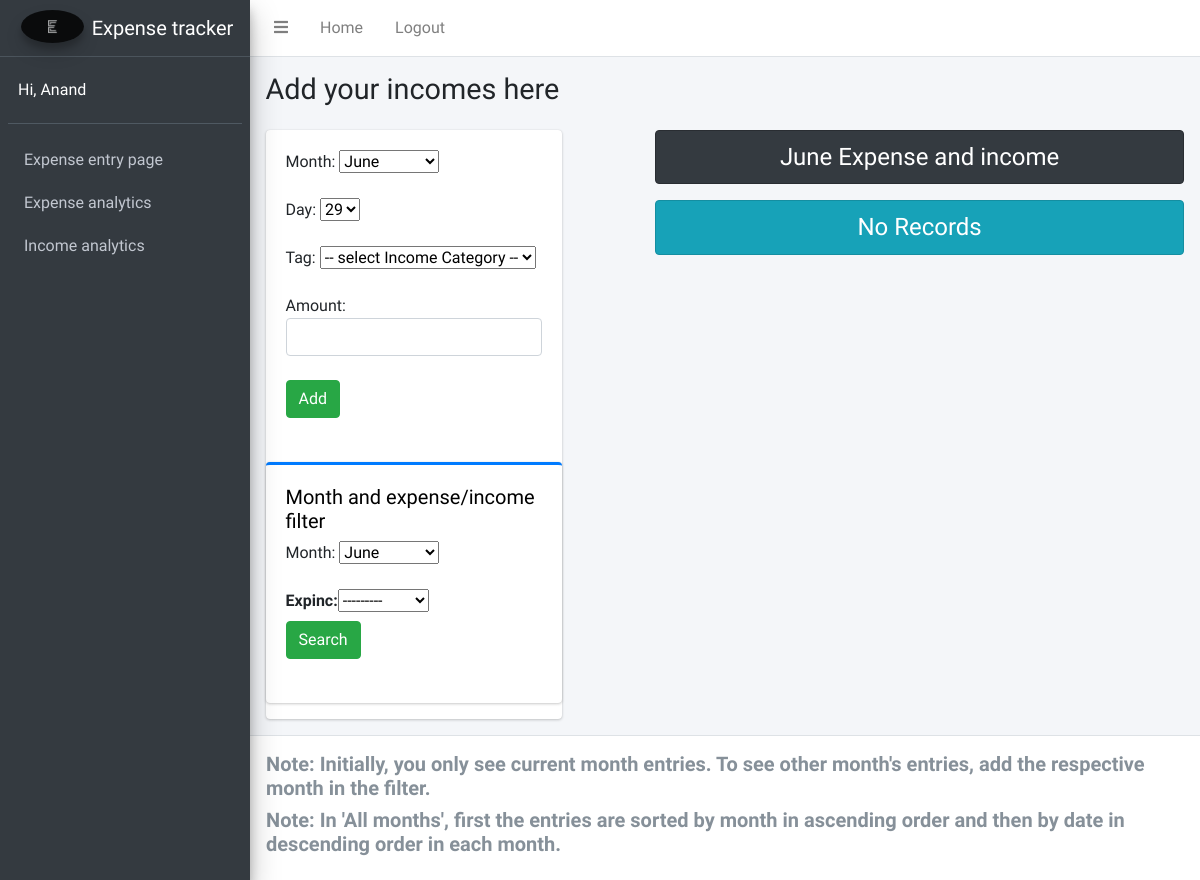
Before: /userinput/user_input1 (signed in) with the older database file.
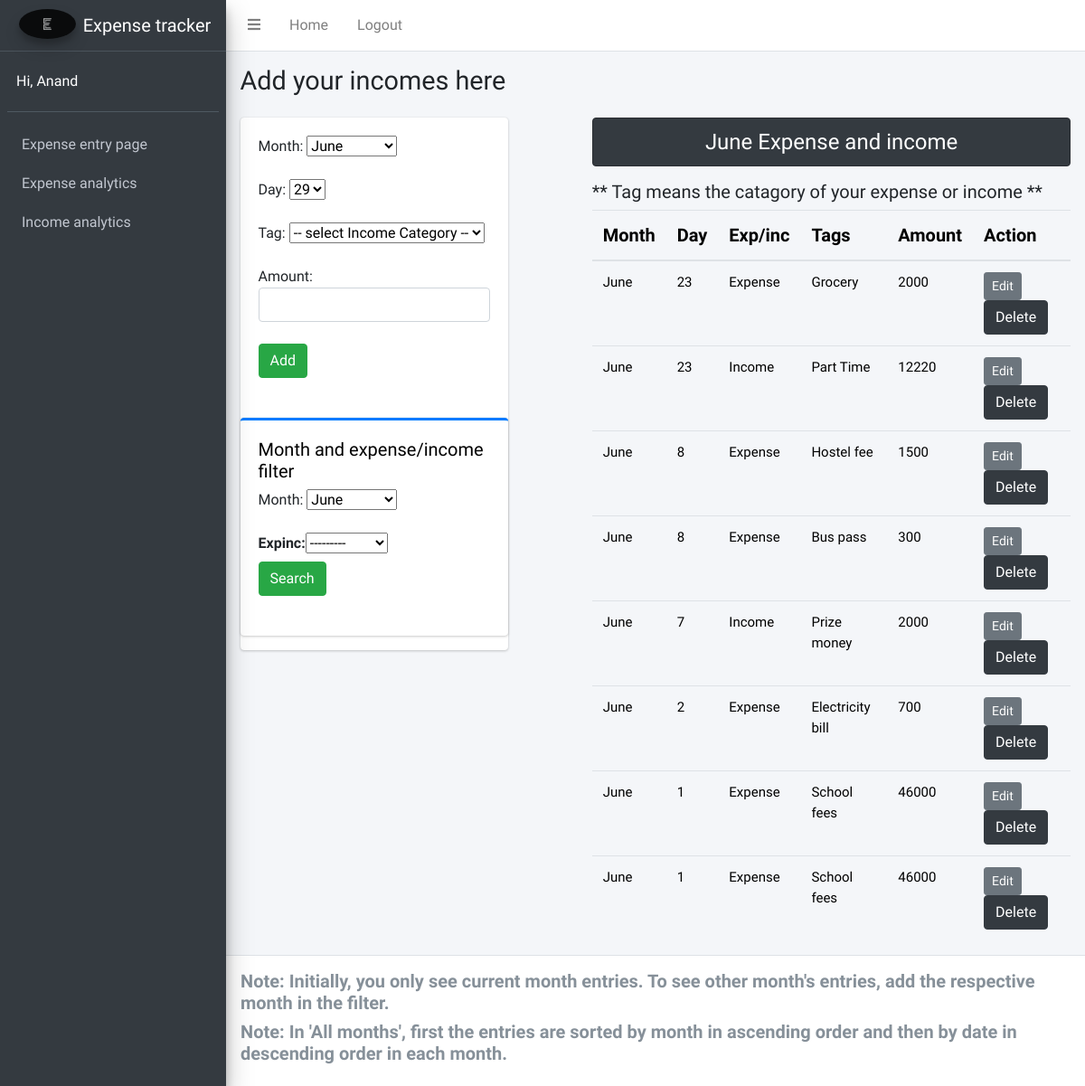
After: the same page with the newer database file.
### userinput/models.py (models this page shows)
class Uinput(models.Model):
    Month = models.CharField(max_length=70, choices = Month_choices,default='June')
    Day = models.IntegerField(choices = Day_choices, default=today.day)
    Expinc = models.CharField(max_length=70,choices = Exp_choices)
    Tag = models.CharField(max_length=70,choices = Tag_choices)
    Amount = models.IntegerField()
    user = models.ForeignKey(User, on_delete = models.CASCADE)

### userinput/views.py (the view, shortened to what this page needs)
# urls.py: path('user_input1',views.user_input1, name='user_input1'),
def user_input1(request):
    today = date.today()
    m=today.month
    d = today.day
    datetime.datetime.now()
    if m==1:
        mon = "January"
    elif m==2:
        mon = "February"
    elif m==3:
        mon = "March"
    elif m==4:
        mon = "April"
    elif m==5:
        mon = "May"
    elif m==6:
        mon = "June"
    elif m==7:
        mon = "July"
    elif m==8:
        mon = "August"
    elif m==9:
        mon = "September"
    elif m==10:
        mon = "October"
    elif m==11:
        mon = "November"
    elif m==12:
        mon = "December"
    if request.method == 'POST':
        savevalue2 = None
        if request.POST.get('tagname2'):
            savevalue2 = request.POST.get('tagname2')
        savevalue3 = None
        if request.POST.get('month'):
            savevalue3 = request.POST.get('month')
        savevalue4 = None
        if request.POST.get('day'):
            savevalue4 = request.POST.get('day')
        fm = Userentry(request.POST)
        if fm.is_valid():
            fw = fm.cleaned_data['Amount']
            if savevalue2!=None and savevalue3!=None and savevalue4!=None:
                messages.info(request, 'Added successfully')
                reg = Uinput(Month=savevalue3, Day=savevalue4,Expinc='Income',Tag=savevalue2,Amount=fw,user=request.user)
            else:
                messages.info(request, 'Please enter all values')
                return HttpResponseRedirect('user_input1')
            reg.save()
            fm = Userentry()
            if request.user.is_authenticated:
                log_user = request.user
            else:
                return HttpResponseRedirect('accounts/login')
            stud = Uinput.objects.filter(user=log_user)
            stud1 = stud.filter(Month = mon)
    else:
        fm = Userentry()
        if request.user.is_authenticated:
                log_user = request.user
        else:
            return HttpResponseRedirect('accounts/login')
        stud = Uinput.objects.filter(user=log_user)
        stud1 = stud.filter(Month = mon)
    savevalue = mon
    myFilter = OrderFilter1(request.GET, queryset=stud1)
    stud1 = myFilter.qs
    stud1 = stud1.order_by('Month','-Day')
    exps = exptable.objects.all()
    tags = tagtable_income.objects.all()
    if savevalue!='p':
        return render(request,'starter_income.html',{'form':fm,'stu':stud1,'myFilter': myFilter,'tags':tags,'f':int(m),'d':int(d),'a':savevalue+' Expense and income','save':savevalue})
    elif savevalue=='p':
        return render(request,'starter_income.html',{'form':fm,'stu':stud1,'myFilter': myFilter,'tags':tags,'f':int(m),'d':int(d),'a':mon+ ' Expense and income','save':savevalue})

### userinput/forms.py
class Userentry(forms.ModelForm):
    class Meta:
        model = Uinput
        fields = ['Amount']
        widgets = {
            'Amount': forms.NumberInput(attrs={'class':'form-control'}),
        }

### templates/starter_income.html (shortened to what the changed rows need)
<!DOCTYPE html>
{% load static %}
<html lang="en">
<head>
  <link rel="stylesheet" href="{% static 'plugins/fontawesome-free/css/all.min.css' %}">
  <link rel="stylesheet" href="{% static 'dist/css/adminlte.min.css' %}">
</head>
<body class="hold-transition sidebar-mini">
<div class="wrapper">
  <aside class="main-sidebar sidebar-dark-primary elevation-4">
    <a href="/" class="brand-link">
      <img src="{% static 'dist/img/E-logo.jpg' %}" alt="AdminLTE Logo" class="brand-image img-circle elevation-3" style="opacity: .8">
      <span class="brand-text font-weight-light">Expense tracker</span>
    </a>
  </aside>
  <div class="content-wrapper">
    <div class="content-header">
      <div class="container-fluid">
        <div class="row mb-2">
          <div class="col-sm-6">
            <h1 class="m-0">Add your incomes here</h1>
          </div>
        </div>
      </div>
    </div>
    <div class="content">
      <div class="container-fluid">
        <div class="row">
          <div class="col-lg-4">
            <div class="card">
            <div class="card card-primary card-outline">
              <div class="card-body">
                <form method="GET">
                  <br> <br>
                  {{myFilter.form}}
                  <br>
                  <input type="submit" class="btn btn-success" value="Search"> <br> <br>
                </form>
              </div>
            </div>
          </div>
        </div>
        <div class = "col-sm-7 offset-1">
          <h4 class = "text-center alert alert-dark"> {{a}}</h4>
          {% if stu %}
          <table class="table table-hover">
              <thead>
                <tr>
                <th scope="col" style="color:black;font-size:20px;">Month</th>
                <th scope="col" style="color:black;font-size:20px;">Day</th>
                <th scope="col" style="color:black;font-size:20px;">Exp/inc</th>
                <th scope="col" style="color:black;font-size:20px;">Tags</th>
                <th scope="col" style="color:black;font-size:20px;">Amount</th>
                <th scope="col" style="color:black;font-size:20px;">Action</th>
                </tr>
              </thead>
              <tbody>
                <h5>** Tag means the catagory of your expense or income **</h5>
                {% for st in stu %}
                <tr>
                  <td style="color:black;font-size:15px;">{{st.Month}}</td>
                  <td style="color:black;font-size:15px;">{{st.Day}}</td>
                  <td style="color:black;font-size:15px;">{{st.Expinc}}</td>
                  <td style="color:black;font-size:15px;">{{st.Tag}}</td>
                  <td style="color:black;font-size:15px;">{{st.Amount}}</td>
                  <td>
                    <a href="{% url 'updatedata1' st.id %}" class = 'btn btn-secondary btn-sm'>Edit</a>
                    <form action = "{% url 'deletedata1' st.id %}" method="POST" class = "d-inline">
                      <input type="submit" class = "btn btn-dark" value="Delete">
                    </form>
                  </td>
                </tr>
                {% endfor %}
              </tbody>
          </table>
          {% else %}
            <h4 class = "text-center alert alert-info">No Records</h4>
          {% endif %}
        </div>
      </div>
    </div>
  </div>
</div>
</body>
</html>

Changed rows visible on the page:
added Uinput: Month "June", Day "23", Expinc "Expense", Tag "Grocery", Amount "2000"
added Uinput: Month "June", Day "23", Expinc "Income", Tag "Part Time", Amount "12220"
added Uinput: Month "June", Day "8", Expinc "Expense", Tag "Hostel fee", Amount "1500"
added Uinput: Month "June", Day "8", Expinc "Expense", Tag "Bus pass", Amount "300"
added Uinput: Month "June", Day "7", Expinc "Income", Tag "Prize money", Amount "2000"
added Uinput: Month "June", Day "2", Expinc "Expense", Tag "Electricity bill", Amount "700"
added Uinput: Month "June", Day "1", Expinc "Expense", Tag "School fees", Amount "46000"
added Uinput: Month "June", Day "1", Expinc "Expense", Tag "School fees", Amount "46000"
Other visible differences:
text no longer shown: "No Records"
text now shown: "Month Day Exp/inc Tags Amount Action ** Tag means the catagory of your expense or income **"
